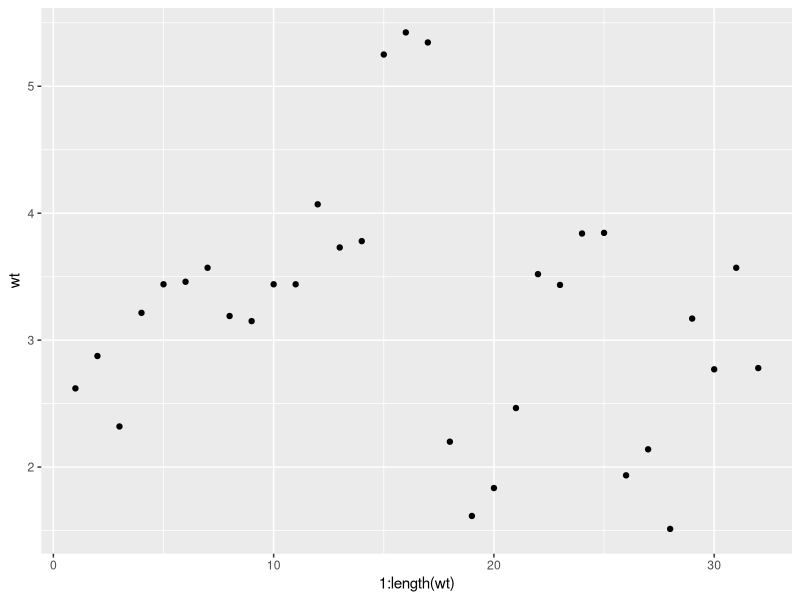
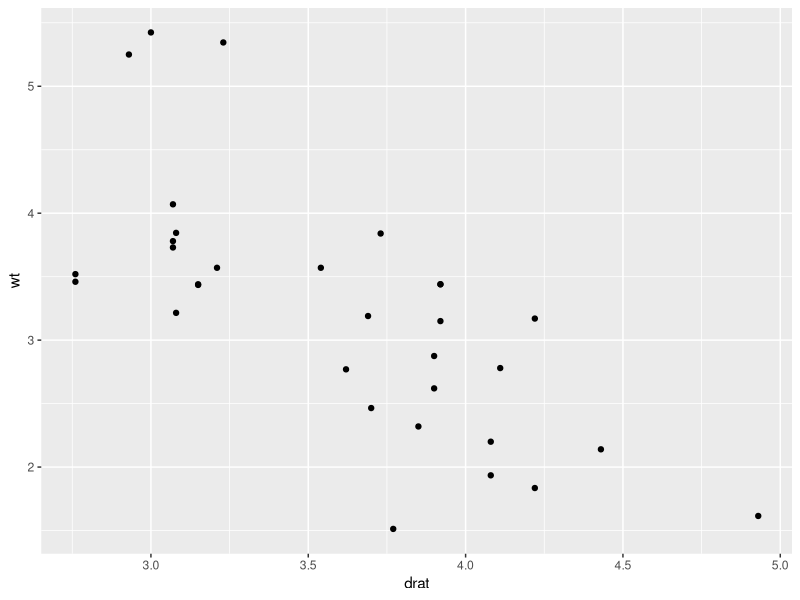
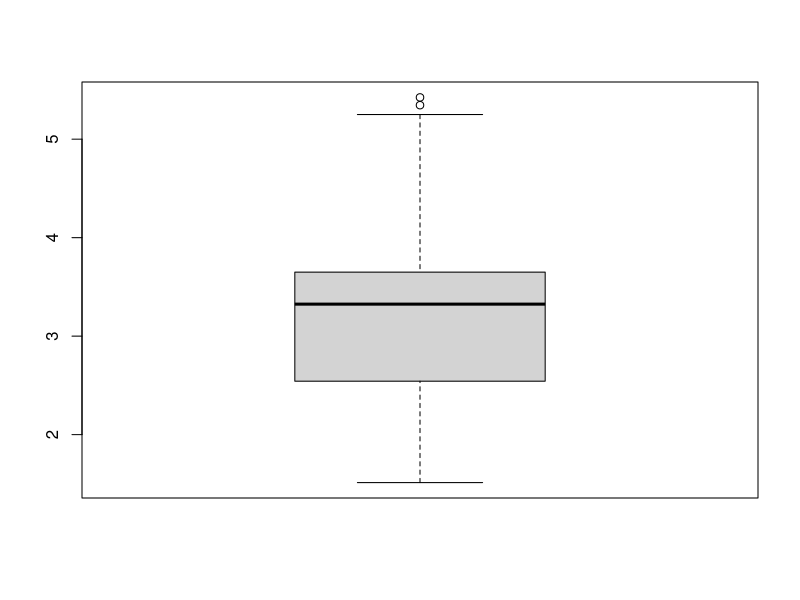
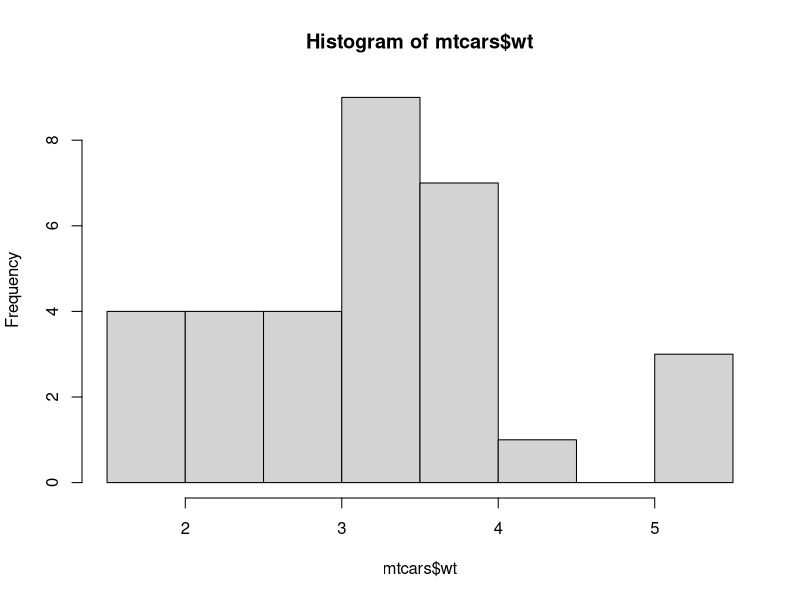
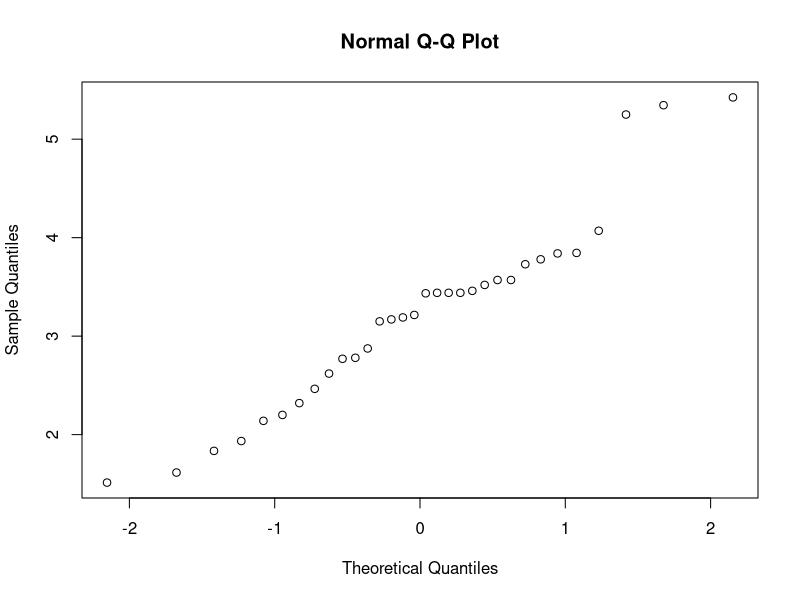
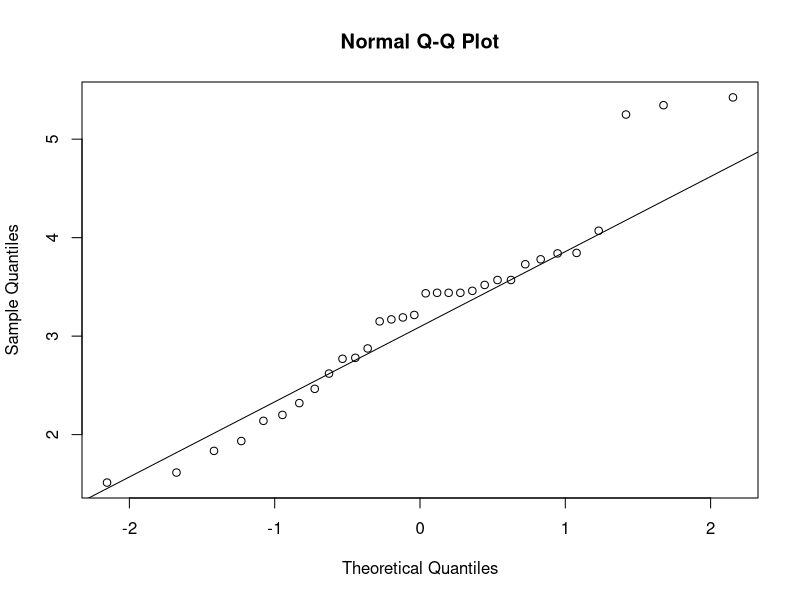
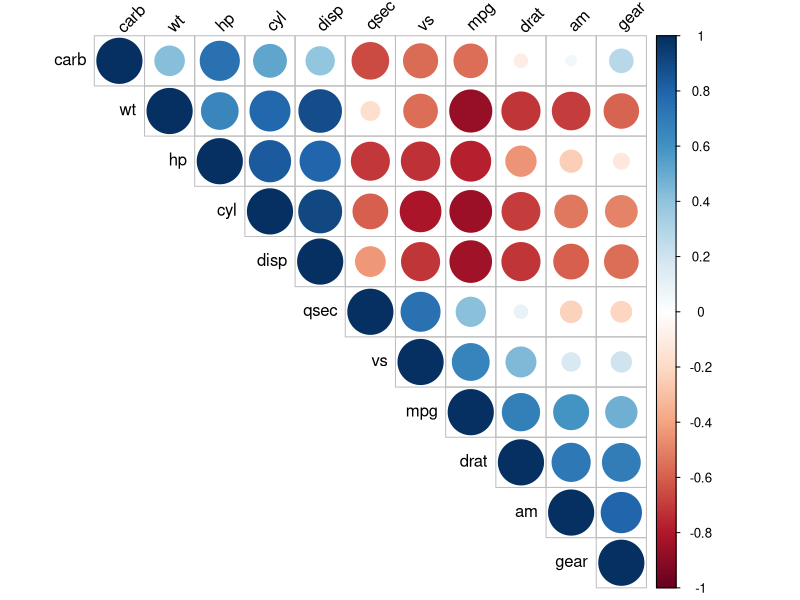

Source code (R) for these figures, in order:
## ---- chunk 1
library(ggplot2)
library(corrplot)
## ---- chunk 2
head(mtcars)
tail(mtcars)
## ---- chunk 3
str(mtcars)
## ---- chunk 4
mean(mtcars$wt)
## ---- chunk 5
median(mtcars$wt)
## ---- chunk 6
y <- table(mtcars$wt)
y
names(y)[which(y==max(y))]
## ---- chunk 7
summary(mtcars)
## ---- chunk 8
ggplot(mtcars) +
  geom_point(mapping = aes(x = 1:length(wt), y = wt))
## ---- chunk 9
ggplot(mtcars, aes(x = drat, y = wt)) +
  geom_point()
## ---- chunk 10
boxplot(mtcars$wt)
## ---- chunk 11
hist(mtcars$wt)
## ---- chunk 12
?hist
## ---- chunk 13
qqnorm(mtcars$wt)
## ---- chunk 14
qqnorm(mtcars$wt)
qqline(mtcars$wt)
## ---- chunk 15
round(cor(mtcars),2)
## ---- chunk 16

corrplot(cor(mtcars), type = "upper", order = "hclust", tl.col = "black", tl.srt = 45)
